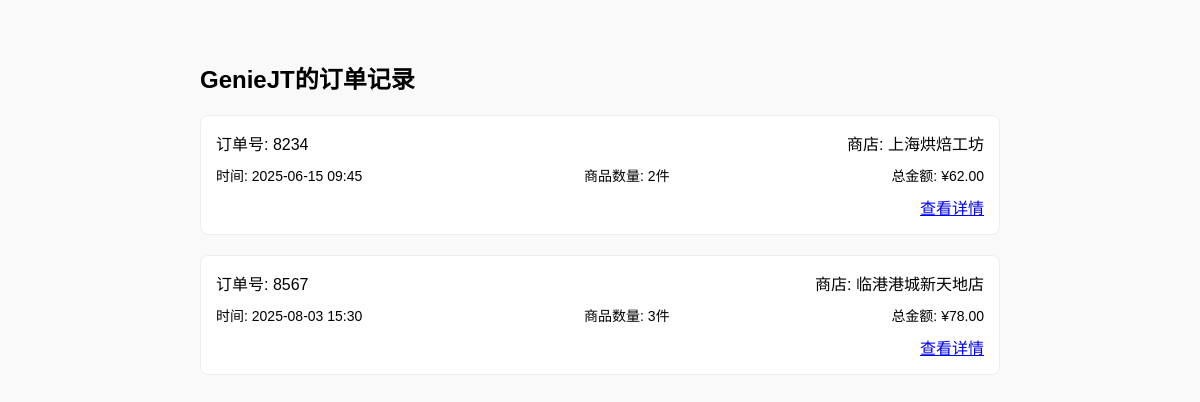
/user/2, run on the app's committed database.
### assignments/models.py (models this page shows)
class User(db.Model):
    __tablename__ = 'users'
    id = db.Column(db.Integer, primary_key=True, autoincrement=True)
    name = db.Column(db.String(100), nullable=False)
    created_at = db.Column(db.DateTime, default=datetime.utcnow)

class Order(db.Model):
    __tablename__ = 'orders'
    id = db.Column(db.Integer, primary_key=True, autoincrement=True)
    order_number = db.Column(db.String(50), nullable=False, unique=True)
    user_id = db.Column(db.Integer, db.ForeignKey('users.id'), nullable=False)
    store_id = db.Column(db.Integer, db.ForeignKey('stores.id'), nullable=False)
    order_time = db.Column(db.DateTime, nullable=False)
    invoice_code = db.Column(db.String(50))
    user = db.relationship('User', backref=db.backref('orders', lazy=True))
    store = db.relationship('Store', backref=db.backref('orders', lazy=True))

class Store(db.Model):
    __tablename__ = 'stores'
    id = db.Column(db.Integer, primary_key=True, autoincrement=True)
    store_no = db.Column(db.String(20), nullable=False)
    store_name = db.Column(db.String(100), nullable=False)
    address = db.Column(db.String(200))

### assignments/app.py (the view)
@app.route('/user/<int:user_id>')
def user_orders(user_id):
    user = User.query.get_or_404(user_id)
    orders = Order.query.filter_by(user_id=user_id).all()
    order_list = []
    for order in orders:
        store = Store.query.get(order.store_id)
        items = OrderItem.query.filter_by(order_id=order.id).all()
        total = sum(item.product.base_price * item.quantity for item in items)
        dp = Dp.query.filter_by(order_id=order.id).first()
        if dp:
            total -= dp.amount
        payment = Payment.query.filter_by(order_id=order.id).first()
        if payment and payment.discount_price:
            total -= payment.discount_price
        order_list.append({
            'order': order,
            'store': store,
            'total': total,
            'item_count': len(items)
        })
    return render_template(
        "user_orders.html",
        user=user,
        order_list=order_list
    )

### assignments/templates/user_orders.html (shortened to what this page needs)
<!DOCTYPE html>
<html lang="zh-CN">
<head>
    <link rel="stylesheet" href="{{url_for('static', filename='css/Starbucks.css')}}">
</head>
<body>
    <div class="order-list">
        <h2>{{user.name}}的订单记录</h2>
        {% for item in order_list %}
        <div class="order-card">
            <div class="order-header">
                <div>订单号: {{item.order.order_number}}</div>
                <div>商店: {{item.store.store_name}}</div>
            </div>
            <div class="info-row">
                <div>时间: {{item.order.order_time.strftime('%Y-%m-%d %H:%M')}}</div>
                <div>商品数量: {{item.item_count}}件</div>
                <div>总金额: ¥{{"%.2f"|format(item.total)}}</div>
            </div>
            <div style="text-align: right; margin-top: 10px;">
                <a href="{{url_for('show_order', order_id=item.order.id)}}">查看详情</a>
            </div>
        </div>
        {% endfor %}
    </div>
</body>
</html>

### assignments/static/css/Starbucks.css (style rules this page uses)
body { font-family: "Arial", "SimHei", sans-serif; margin: 0 auto; padding: 20px; background-color: #f9f9f9; }
.info-row { display: flex; justify-content: space-between; margin: 8px 0; font-size: 14px; }

### assignments/templates/user_orders.html (style rules this page uses)
.order-list { max-width: 800px; margin: 0 auto; padding: 20px; }
.order-card { border: 1px solid #eee; border-radius: 8px; padding: 15px; margin-bottom: 20px; background: white; }
.order-header { display: flex; justify-content: space-between; margin-bottom: 10px; }

### data on the page
User: name "GenieJT"
Order: order.order_number "8234", order.order_time "2025-06-15 09:45"
Store: store.store_name "上海烘焙工坊"
Order: order.order_number "8567", order.order_time "2025-08-03 15:30"
Store: store.store_name "临港港城新天地店"

### other printed values
{{ item.item_count }} "2" "3"
{{ "%.2f"|format(item.total) }} "62.00" "78.00"
